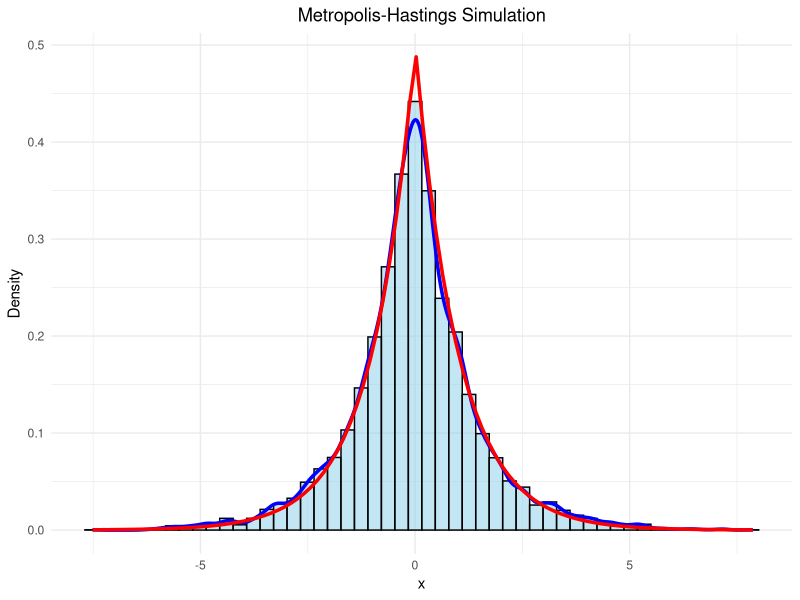
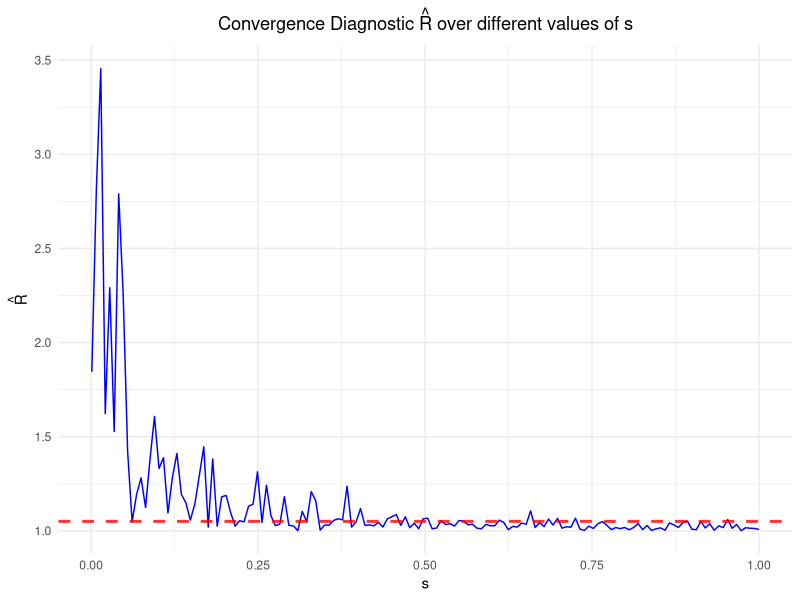

Reproduce these figures in R, in order.
## ---- chunk 1
library(ggplot2)
## ---- chunk 2
f <- function(x) {
  0.5 * exp(-abs(x))
}
## ---- chunk 3
N <- 10000
s <- 1
x0 <- 0
sample_space <- numeric(N)
sample_space[1] <- x0
## ---- chunk 4
for (i in 2:N) {
  x_current <- sample_space[i - 1]
  x_star <- rnorm(1, mean = x_current, sd = s)
  ratio <- log(f(x_star)) - log(f(x_current))
  if (runif(1) < exp(ratio)) {
    sample_space[i] <- x_star
  } else {
    sample_space[i] <- x_current
  }
}

samples_df <- data.frame(x = sample_space)
## ---- chunk 5
ggplot(samples_df, aes(x = x)) +
  geom_histogram(aes(y = after_stat(density)), bins = 50, fill = "skyblue", color = "black", alpha = 0.5) +
  geom_density(color = "blue", linewidth = 1.2) +
  stat_function(fun = f, color = "red", linewidth = 1.2) +
  labs(title = "Metropolis-Hastings Simulation", x = "x", y = "Density") +
  theme_minimal() +
  theme(plot.title = element_text(hjust = 0.5))
## ---- chunk 6
sample_mean <- mean(sample_space)
sample_sd <- sd(sample_space)
cat("Sample Mean:", sample_mean, "\n")
cat("Sample Standard Deviation:", sample_sd, "\n")
## ---- chunk 7
run_chain <- function(N, s, x0) {
  sample_space <- numeric(N)
  for (i in 2:N) {
    x_current <- sample_space[i - 1]
    x_star <- rnorm(1, mean = x_current, sd = s)
    acceptance_ratio <- f(x_star) / f(x_current)
    if (runif(1) < acceptance_ratio) {
      sample_space[i] <- x_star
    } else {
      sample_space[i]<- x_current
    }
  }
  return(sample_space)
}
## ---- chunk 8
N <- 2000
J <- 4
s_values <- seq(0.001, 1, length.out = 150)
R_hat_values <- numeric(length(s_values))
## ---- chunk 9
for (k in seq_along(s_values)) {
  s <- s_values[k]
  chains <- replicate(J, run_chain(N, s, runif(1)), simplify = FALSE)
  M_j <- sapply(chains, mean)
  V_j <- sapply(chains, var)
  W <- mean(V_j)
  M <- mean(M_j)
  B <- sum((M_j - M)^2)
  R_hat <- sqrt((B + W) / W)
  R_hat_values[k] <- R_hat
}
## ---- chunk 10
R_hat_df <- data.frame(s = s_values, R_hat = R_hat_values)
ggplot(R_hat_df, aes(x = s, y = R_hat)) +
  geom_line(color = "blue") +
  geom_hline(yintercept = 1.05, color = "red", linetype = "dashed", linewidth = 1, alpha = 0.8) +
  labs(x = "s", y = expression(hat(R)),
       title = expression(paste("Convergence Diagnostic ", hat(R), " over different values of s"))) +
  theme_minimal() +
  theme(plot.title = element_text(hjust = 0.5))

cat("R_hat Value:", R_hat, "\n")
